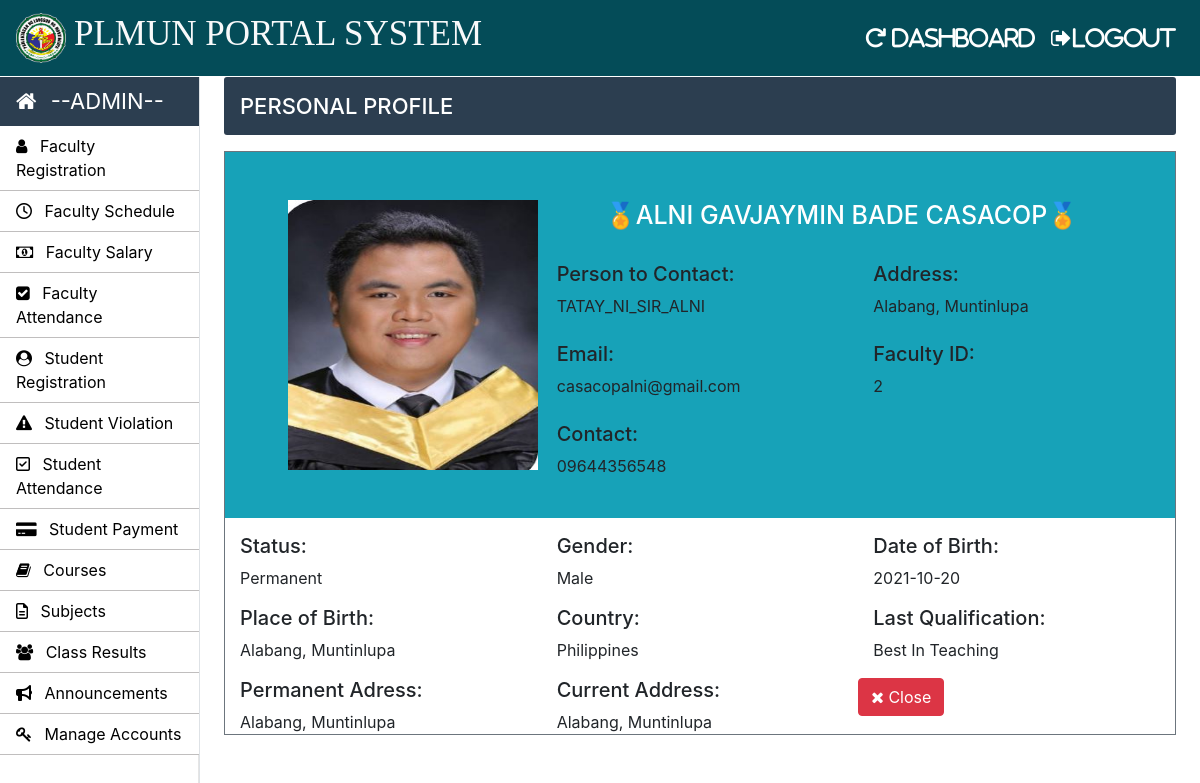
Page /Admin/display-teacher.php?teacher_id=2 (signed in) on the committed database.
### tables this page shows
CREATE TABLE `teacher_info` (
  `teacher_id` int(11) NOT NULL,
  `first_name` varchar(30) NOT NULL,
  `middle_name` varchar(30) NOT NULL,
  `last_name` varchar(30) NOT NULL,
  `father_name` varchar(50) NOT NULL,
  `email` varchar(200) NOT NULL,
  `phone_no` varchar(11) NOT NULL,
  `profile_image` blob NOT NULL,
  `teacher_status` varchar(10) NOT NULL,
  `application_status` varchar(10) NOT NULL,
  `dob` varchar(15) NOT NULL,
  `gender` varchar(10) NOT NULL,
  `permanent_address` varchar(100) NOT NULL,
  `current_address` varchar(100) NOT NULL,
  `place_of_birth` varchar(50) NOT NULL,
  `last_qualification` varchar(20) NOT NULL,
  `state` varchar(20) NOT NULL,
  `hire_date` varchar(10) NOT NULL
);

### Admin/display-teacher.php (the view, shortened to what this page needs)
<?php
	if ($_SESSION["LoginAdmin"] && !$_SESSION['LoginTeacher'])
	{
		$teacher_id=$_GET['teacher_id'];
	}
	require_once "../connection/connection.php";
?>
<!doctype html>
<html lang="en">
	<head>
	</head>
	<body>
		<?php include('../common/admin-header.php') ?>
		<?php include('../common/admin-sidebar.php') ?>
		<main role="main" class="col-xl-10 col-lg-9 col-md-8 ml-sm-auto px-md-4 mb-2 w-100">
			<div class="sub-main">
				<div class="text-center d-flex flex-wrap flex-md-nowrap pt-3 pb-2 mb-3 text-white admin-dashboard pl-3">
					<h4 class="">PERSONAL PROFILE </h4>
				</div>
	<?php
		if($teacher_id){
			$query="select * from teacher_info where teacher_id='$teacher_id'";
		}
		else{
			$query="select * from teacher_info where email='$teacher_email'";
		}
		$run=mysqli_query($con,$query);
		while ($row=mysqli_fetch_array($run)) {
	?>
		<div class="container  mt-1 border border-secondary mb-1">
			<div class="row text-black bg-info pt-5">
				<div class="col-md-4">
					<?php  $profile_image= $row["profile_image"] ?>
					<img class="ml-5 mb-5" height='270px' width='250px' src=<?php echo "images/$profile_image"  ?> >
				</div>
				<div class="col-md-8">
					<h3 class="ml-5"><?php echo "&#127941;".$row['first_name']." ".$row['middle_name']." ".$row['last_name'] ."&#127941;" ?></h3><br>
					<div class="row">
						<div class="col-md-6">
						<h5>Person to Contact:</h5> <?php echo $row['father_name']  ?><br><br>
							<h5>Email:</h5> <?php echo $row['email']  ?><br><br>
							<h5>Contact:</h5> <?php echo $row['phone_no']  ?><br><br>
						</div>
						<div class="col-md-6">
							<h5>Address:</h5> <?php echo $row['permanent_address']  ?><br><br>
							<h5>Faculty ID:</h5> <?php echo $row['teacher_id']  ?><br><br>
						</div>
					</div>
				</div>
			</div>
			<div class="row pt-3">
				<div class="col-md-4"><h5>Status:</h5> <?php echo $row['teacher_status']  ?></div>
				<div class="col-md-4"><h5>Gender:</h5> <?php echo $row['gender']  ?></div>
				<div class="col-md-4"><h5>Date of Birth:</h5> <?php echo $row['dob']  ?></div>
			</div>
			<div class="row pt-3">
			<div class="col-md-4"><h5>Place of Birth:</h5> <?php echo $row['place_of_birth']  ?></div>
				<div class="col-md-4"><h5>Country:</h5> <?php echo $row['state']  ?></div>
				<div class="col-md-4"><h5>Last Qualification:</h5> <?php echo $row['last_qualification']  ?></div>
			</div>
			<div class="row pt-3">
				<div class="col-md-4"><h5>Permanent Adress:</h5> <?php echo $row['permanent_address']  ?></div>
				<div class="col-md-4"><h5>Current Address:</h5> <?php echo $row['current_address']  ?></div>
				<h5><a href="teacher.php" class="btn btn-danger"><i class="fa fa-close"></i> Close</a></h5>
			</div>
		</div>
	<?php } ?>
	</div>
		</main>
</body>
</html>

### Css/footer.css (style rules this page uses)
.footer-top h2,h3 { color: #fff; }

### Css/style.css (style rules this page uses)
h3 { font-size: 25px; }
h4 { font-size: 22px; }
.admin-dashboard { margin-top: 1px !important; background: #2c3e50 !important; border-radius: 3px; }

### rows in the picture
teacher_info: profile_image (picture), first_name "ALNI GAVJAYMIN", middle_name "BADE", last_name "CASACOP", father_name "TATAY_NI_SIR_ALNI", email "casacopalni@gmail.com", phone_no "09644356548", permanent_address "Alabang, Muntinlupa", teacher_id "2", teacher_status "Permanent", gender "Male", dob "2021-10-20", place_of_birth "Alabang, Muntinlupa", state "Philippines", last_qualification "Best In Teaching", current_address "Alabang, Muntinlupa"
